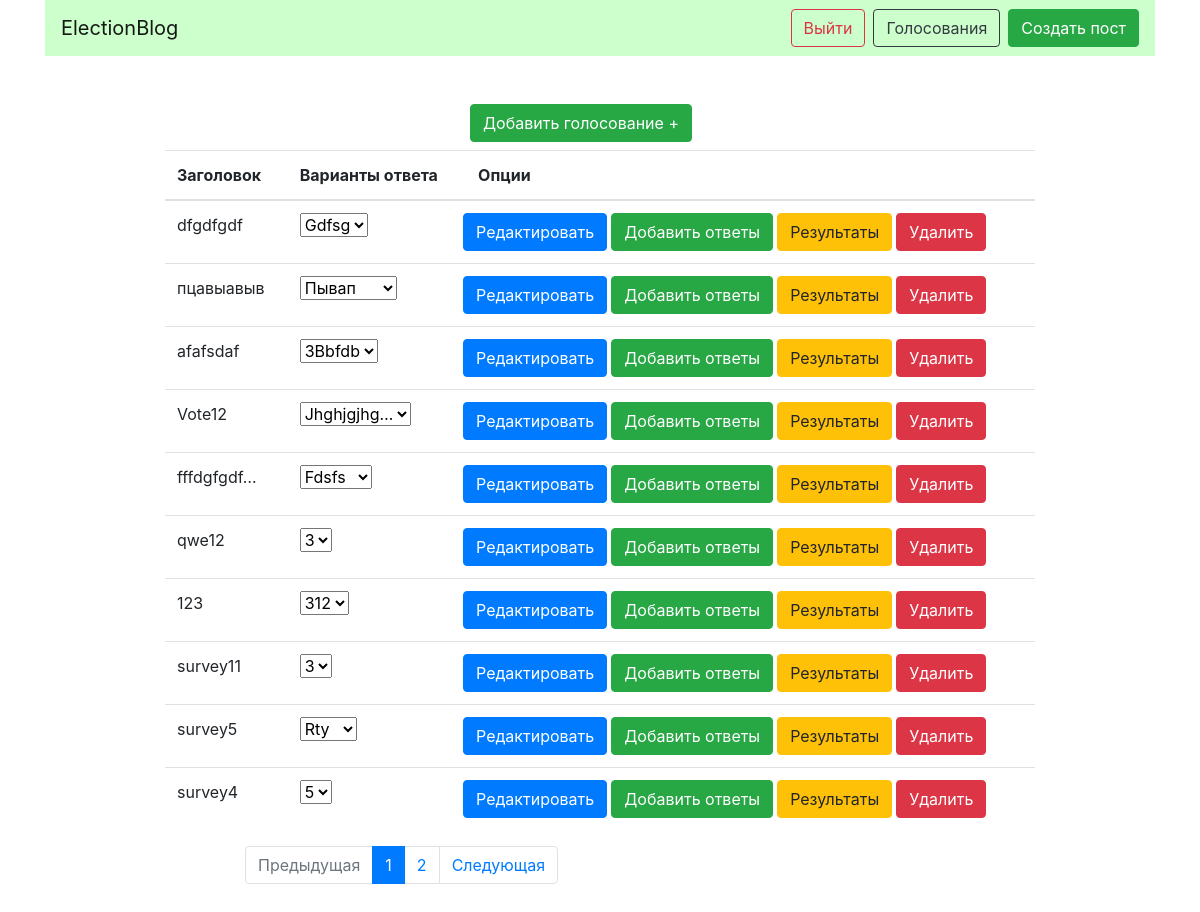
/surveys/ (signed in), run on the app's committed database.
### election/models.py (models this page shows, shortened)
class Survey(models.Model):
    title = models.CharField(max_length=255)
    posts = models.ManyToManyField('blog.Post', blank=True, related_name='surveys')
    def get_update_url(self):
        return reverse('survey_update_url', kwargs={'id': self.id})
    def get_add_url(self):
        return reverse('survey_add_url', kwargs={'id': self.id})
    def get_delete_url(self):
        return reverse('survey_delete_url', kwargs={'id': self.id})
    def get_result_url(self):
        return reverse('survey_result_url', kwargs={'id': self.id})
    def get_options(self):
        return [option for option in self.options.all().values_list('title', flat=True)]
    class Meta:
        ordering = ['-id']

### election/views.py (the view)
# urls.py: path('', SurveyList.as_view(), name='surveys_list_url'),
class SurveyList(AccessByGroup, LoginRequiredMixin, View):
    def get(self, request):
        surveys = Survey.objects.all()
        paginator = Paginator(surveys, 10)
        page_number = request.GET.get('page', 1)
        page = paginator.get_page(page_number)
        is_paginated = page.has_other_pages()
        if page.has_previous():
            prev_url = '?page={}'.format(page.previous_page_number())
        else:
            prev_url = ''
        if page.has_next():
            next_url = '?page={}'.format(page.next_page_number())
        else:
            next_url = ''
        context = {
            'page_object': page,
            'is_paginated': is_paginated,
            'next_url': next_url,
            'prev_url': prev_url,
        }
        return render(request, 'election/index.html', context=context)

### election/views.py (called while the page is built)
    def test_func(self):
        user = self.request.user
        if user.groups.filter(name='Moderator').count() or user.is_staff:
            return True
        return False

### election/templates/election/index.html
{% extends 'election/base_election.html' %}
{% block content %}
<div class="col-10 mx-auto">
    <div class="col-4 mx-auto mb-2">
        <a href="{% url 'survey_create_url' %}" class="btn btn-success">Добавить голосование +</a>
    </div>
<table class="table">
    <thead>
        <tr>
            <th scope="col">Заголовок</th>
            <th scope="col">Варианты ответа</th>
            <th scope="col">Опции</th>
        </tr>
    </thead>
{% for survey in page_object.object_list %}
    <tr>
        <td>{{ survey.title|truncatechars:10 }}</td>
        <td>
            <select>
                {% for option in survey.get_options %}
                <option>
                    {{ option.title|truncatechars:10 }}
                </option>
                {% endfor %}
            </select>
        </td>
        <td>
            <div class="row spacer">
                <a href="{{ survey.get_update_url }}" class="btn btn-primary mr-1">Редактировать</a>
                <a href="{{ survey.get_add_url }}" class="btn btn-success mr-1">Добавить ответы</a>
                <a href="{{ survey.get_result_url }}" class="btn btn-warning mr-1">Результаты</a>
                <a href="{{ survey.get_delete_url }}" onclick="return confirm('Вы уверены что хотите удалить данный вопрос?')" class="btn btn-danger">Удалить</a>
            </div>
        </td>
    </tr>
{% endfor %}
</table>
</div>
{% endblock %}

### election/templates/election/base_election.html
{% extends 'base.html' %}

### templates/base.html (shortened to what this page needs)
{% load static %}
<!DOCTYPE html>
<html lang="en">
<head>
    <link rel="stylesheet" href="https://stackpath.bootstrapcdn.com/bootstrap/4.1.3/css/bootstrap.min.css">
</head>
<body>
    <div class="container">
    <nav class="navbar navbar-expand-lg navbar-light" style="background-color: #CCFFCC;">
        <a class="navbar-brand" href="{% url 'posts_list_url' %}">ElectionBlog</a>
        <div class="collapse navbar-collapse" id="navbarSupportedContent">
          <ul class="navbar-nav mr-auto">
            <li class="nav-item active">
              <a class="nav-link" href="#"> <span class="sr-only">(current)</span></a>
            </li>
          </ul>
          <ul class="navbar-nav ml-auto">
          {% if request.user.groups.all.0.name == 'Moderator' or request.user.is_staff %}
            <li class="nav-item">
              <a class="btn btn-outline-danger" href="{% url 'logout' %}">Выйти</a>
            </li>
            <li class="nav-item ml-2">
              <a class="btn btn-outline-dark" href="{% url 'surveys_list_url' %}">Голосования</a>
            </li>
            <li class="nav-item ml-2">
              <a class="btn btn-success" href="{% url 'post_create_url' %}">Создать пост</a>
            </li>
          {% elif request.user.is_authenticated %}
            <li class="nav-item">
              <a class="btn btn-outline-danger" href="{% url 'logout' %}">Выйти</a>
            </li>
          {% else %}
          <li class="nav-item">
            <a class="btn btn-outline-success" href="{% url 'login' %}">Авторизация</a>
          </li>
          {% endif %}
        </ul>
        </div>
      </nav>
        <div class="container my-5">
            <div class="row">
                <div class="col-12">
                    {% block content %}{% endblock %}
                </div>
                <div class="offset-2 col-6">
                {% if is_paginated %}
                    <nav aria-label="...">
                        <ul class="pagination">
                            <li class="page-item {% if not prev_url %} disabled {% endif %}">
                                <a class="page-link" href="{{ prev_url }}" tabindex="-1">Предыдущая</a>
                            </li>
                            {% for n in page_object.paginator.page_range %}
                                {% if page_object.number == n %}
                                    <li class="page-item active">
                                        <a class="page-link" href="?page={{ n }}">{{ n }} <span class="sr-only">(current)</span></a>
                                    </li>
                                {% elif n > page_object.number|add:-3 and n < page_object.number|add:3 %}
                                    <li class="page-item">
                                        <a class="page-link" href="?page={{ n }}">{{ n }}</a>
                                    </li>
                                {% endif %}
                            {% endfor %}
                            <li class="page-item {% if not next_url %} disabled {% endif %}">
                                <a class="page-link" href="{{ next_url }}" tabindex="-1">Следующая</a>
                            </li>
                        </ul>
                    </nav>
                {% endif %}
              </div>
            </div>
        </div>
    </div>
</body>
</html>

### data on the page
Survey: title "dfgdfgdf", id "Gdfsg"
Survey: title "пцавыавыв", id "Пывап"
Survey: title "afafsdaf", id "3Bbfdb"
Survey: title "Vote12", id "Jhghjgjhg…"
Survey: title "fffdgfgdf…", id "Fdsfs"
Survey: title "qwe12", id "3"
Survey: title "123", id "312"
Survey: title "survey11", id "3"
Survey: title "survey5", id "Rty"
Survey: title "survey4", id "5"

### other printed values
{{ n }} "1"
{{ n }} "2"
